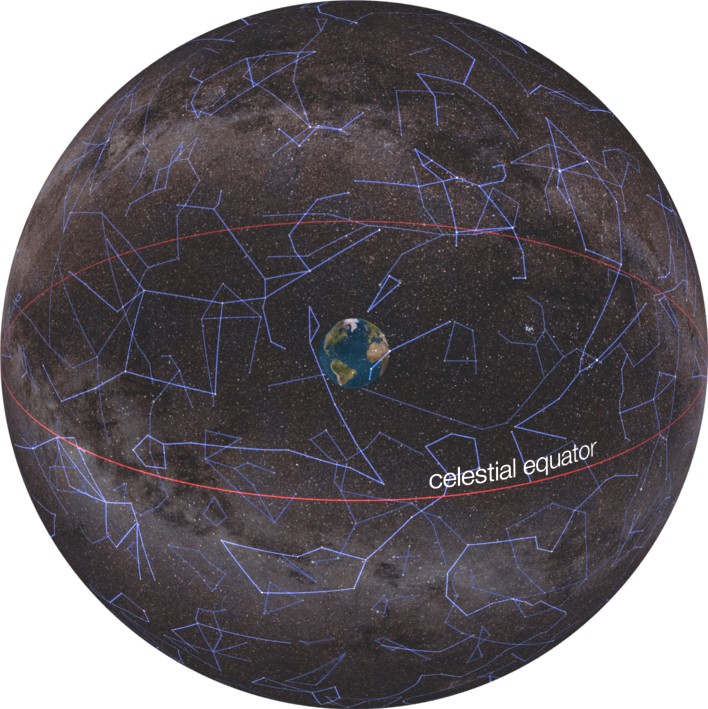
#> input picture mapping-celestial-sphere.png, 708 x 709 px
$ python -i convert-tour-images-to-webp.py   (imports and definitions only)
#> lines starting #> are read from the running program, lines starting #| are printed output that depends on the picture
#!/usr/bin/env python3
"""
Convert tour galaxy images (PNG, JPG, JPEG) in public/ to WebP and remove originals.

Resizes images to fit within --max-size on the longest edge (optimized for 320px carousel
thumbnails at 2x retina). Only processes files whose base name is purely numeric (PGC numbers).

Usage:
  cd src/main/site
  pip install Pillow
  python scripts/convert-tour-images-to-webp.py [--dry-run]
  python scripts/convert-tour-images-to-webp.py --resize-existing   # Resize existing .webp

Options:
  --dry-run         List conversions without writing or deleting files.
  --max-size N      Max pixels on longest edge (default: 640, good for thumbnails).
  --resize-existing Resize existing .webp files in place (no conversion).
"""

from pathlib import Path
import argparse
import re
import sys

try:
    from PIL import Image
except ImportError:
    print("Error: Pillow is required. Install with: pip install Pillow")
    sys.exit(1)

# Extensions to convert
SOURCE_EXTS = {".png", ".jpg", ".jpeg"}
TARGET_EXT = ".webp"

# Files to never touch (app assets, not tour galaxies)
EXCLUDE_BASENAMES = frozenset(
    {"og_image", "rendering-morphology", "mapping-celestial-sphere"}
)

# WebP quality (0-100). 80 balances size and visual quality for thumbnails.
WEBP_QUALITY = 80

# Default max dimension (longest edge). 640px suits 320px cards at 2x retina.
DEFAULT_MAX_SIZE = 640


# [39 lines left out: functions is_pgc_filename, collect_conversions, resize_to_fit, not called in this run]


def convert_to_webp(
    src: Path,
    dst: Path,
    quality: int = WEBP_QUALITY,
    max_size: int | None = None,
) -> bool:
    """Convert image to WebP, optionally resizing. Returns True on success."""
#> called with src = '../../../../mapping-celestial-sphere.png', dst = 'out.png', quality = 80
    try:
        with Image.open(src) as img:
            # Convert to RGB if necessary (e.g. RGBA, P)
#> img is the input picture: PIL image 708x709 RGBA; mean R, G, B, A 32.1, 26.2, 31.3, 174.6
            if img.mode in ("RGBA", "P"):
                img = img.convert("RGB")
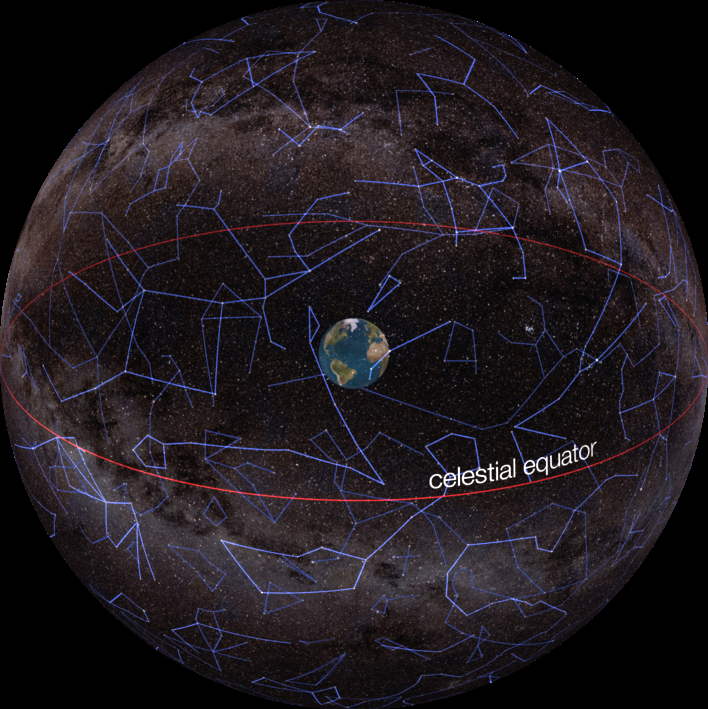
#> img: PIL image 708x709 RGB; mean R, G, B 32.1, 26.2, 31.3
            elif img.mode not in ("RGB", "L"):
                img = img.convert("RGB")
            if max_size:
                img = resize_to_fit(img, max_size)
            img.save(dst, format="WEBP", quality=quality)
        return True
    except Exception as e:
        print(f"  Error converting {src.name}: {e}")
        return False


# [106 lines left out: functions collect_existing_webp, main, not called in this run]


# [2 lines not run here, left out]

>>> result = convert_to_webp('../../../../mapping-celestial-sphere.png', 'out.png')
